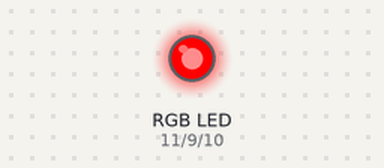
Bench run of a sketch on a simulated Arduino Uno, built with avr-gcc and run on an emulated ATmega328P. Parts: an RGB LED mixed from three pins (HIGH = lit).

Above: at 0.5 s.
At 2.5 s:
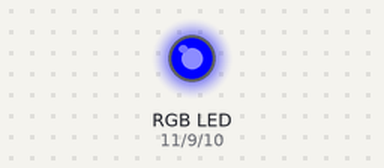
At 3.5 s:
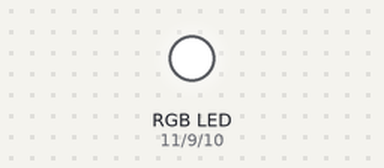
At 4.5 s:
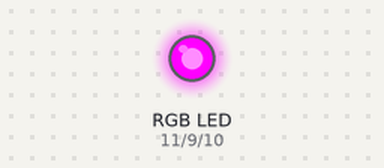
At 6.5 s:
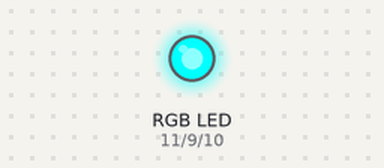
At 8.5 s:
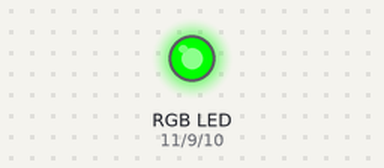
Timing chart, 0 to 9.1 s (numbered marks = the images above):
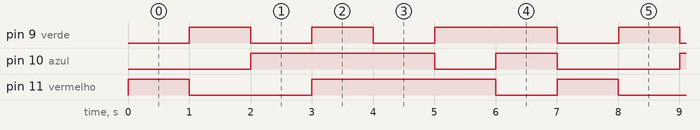

The sketch:

piscar_rgb.ino
```cpp
int azul = 10;//Atribui o valor 10 a variável azul
int verde = 9;//Atribui o valor 9 a variável verde
int vermelho = 11;//Atribui o valor 11 a variável vermelho

void setup()
{
pinMode(azul, OUTPUT);//Define a variável azul como saída
pinMode(verde, OUTPUT) ;//Define a variável verde como saída
pinMode(vermelho, OUTPUT);//Define a variável vermelho como saída
}

void loop()
{
//vermelho
digitalWrite(vermelho, HIGH);//Coloca vermelho em nível alto, ligando-o
delay(1000);
digitalWrite(vermelho, LOW);//Coloca vermelho em nível alto, ligando-o
delay(1);
//verde
digitalWrite(verde, HIGH);//Coloca verde em nível alto, ligando-o
delay(1000);
digitalWrite(verde, LOW);//Coloca verde em nível alto, ligando-o
delay(1);
//azul
digitalWrite(azul, HIGH);//Coloca azul em nível alto, ligando-o
delay(1000);
digitalWrite(azul, LOW);//Coloca azul em nível alto, ligando-o
delay(1);
//Branco
digitalWrite(azul, HIGH);//Coloca azul em nível alto, ligando-o
digitalWrite(vermelho, HIGH);//Coloca vermelho em nível alto, ligando-o
digitalWrite(verde, HIGH);//Coloca verde em nível alto, ligando-o
delay(1000);//Intervalo de 1 segundo
digitalWrite(azul, LOW);//Coloca azul em nível baixo novamente
digitalWrite(vermelho, LOW);//Coloca vermelho em nível baixo novamente
digitalWrite(verde, LOW);//Coloca verde em nível baixo novamente
delay(1);//Intervalo de 1 segundo
//Magenta (violeta-púrpura)
digitalWrite(azul, HIGH);//Coloca azul em nível alto
digitalWrite(vermelho, HIGH);//Coloca vermelho em nível alto
delay(1000);//Intervalo de 1 segundo
digitalWrite(azul, LOW);//Coloca azul em nível baixo
digitalWrite(vermelho, LOW);//Coloca vermelho em nível baixo
delay(1);//Intervalo de 1 segundo
//Amarelo
digitalWrite(verde, HIGH);//Coloca verde em nível alto
digitalWrite(vermelho, HIGH);//Coloca vermelho em nível alto
delay(1000);//Intervalo de 1 segundo
digitalWrite(verde, LOW);//Coloca verde em nível baixo
digitalWrite(vermelho, LOW);//Coloca vermelho em nível baixo
delay(1);//Intervalo de 1 segundo
//Ciano
digitalWrite(verde, HIGH);//Coloca verde em nível alto
digitalWrite(azul, HIGH);//Coloca azul em nível baixo alto
delay(1000);//Intervalo de 1 segundo
digitalWrite(verde, LOW);//Coloca verde em nível baixo
digitalWrite(azul, LOW);//Coloca azul em nível baixo
delay(1);//Intervalo de 1 segundo
}
```

Measured:
- by itself, pin 9 (verde): repeats every 7.0 s: LOW 1.0 s, HIGH 1.0 s, LOW 1.0 s, HIGH 2.0 s, LOW 1.0 s, HIGH 1.0 s
- by itself, pin 10 (azul): repeats every 7.0 s: LOW 1.0 s, HIGH 1.0 s, LOW 2.0 s, HIGH 3.0 s
- by itself, pin 11 (vermelho): repeats every 7.0 s: LOW 2.0 s, HIGH 3.0 s, LOW 1.0 s, HIGH 1.0 s
